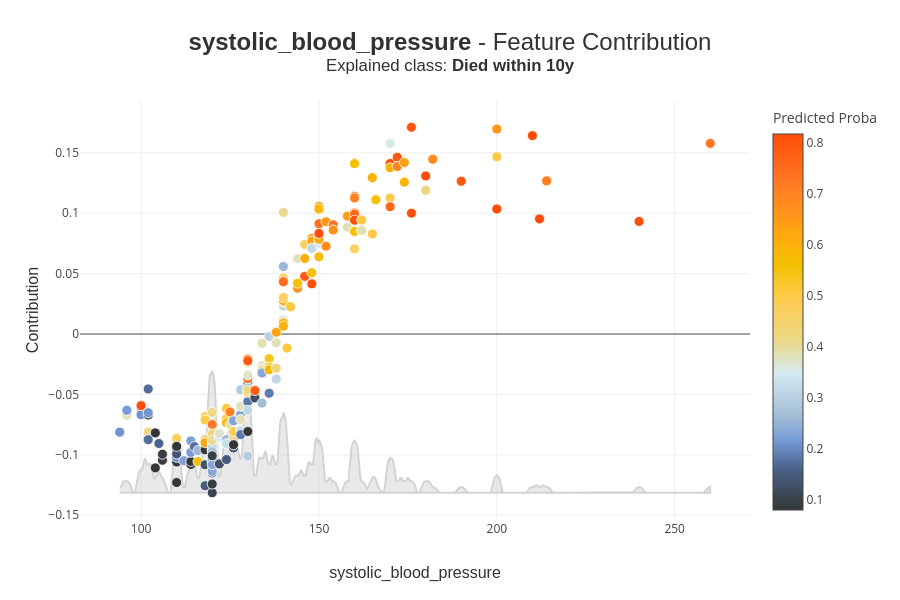

This figure's notebook cell:
### Code cell
RF_xpl.plot.contribution_plot("systolic_blood_pressure")

### Figure 1 — Plotly figure (JSON) as saved in the notebook; plotly's stock layout.template omitted (floating-point values rounded to 4 significant figures; data arrays with more than 128 entries replaced by an {"elided": "..."} marker saying what was removed)
{"data": [{"customdata": {"elided": "200x2 int values"}, "fill": "toself", "hoverinfo": "none", "hovertemplate": "<b>%{hovertext}</b><br />systolic_blood_pressure: %{customdata[0]}<br />Contribution: %{y:.4f}<extra></extra>", "line": {"color": "rgb(211, 211, 211)"}, "marker": {"line": {"color": "white", "width": 0.8}, "size": 10}, "showlegend": false, "type": "scatter", "x": {"elided": "2000 float values"}, "y": {"elided": "2000 float values"}}, {"customdata": {"elided": "200x2 int values"}, "hovertemplate": "<b>%{hovertext}</b><br />systolic_blood_pressure: %{customdata[0]}<br />Contribution: %{y:.4f}<extra></extra>", "hovertext": {"elided": "200 str values"}, "marker": {"color": {"elided": "200 float values"}, "coloraxis": "coloraxis", "line": {"color": "white", "width": 0.8}, "size": 10}, "mode": "markers", "showlegend": false, "type": "scatter", "x": {"elided": "200 float values"}, "y": {"elided": "200 float values"}}], "layout": {"boxmode": "group", "coloraxis": {"cmax": 0.8167, "cmin": 0.08, "colorbar": {"title": {"text": "Predicted Proba"}}, "colorscale": [[0, "rgb(52, 55, 54)"], [0.1118, "rgb(74, 99, 138)"], [0.1837, "rgb(116, 153, 214)"], [0.2475, "rgb(162, 188, 213)"], [0.3638, "rgb(212, 234, 242)"], [0.4525, "rgb(235, 216, 134)"], [0.5557, "rgb(255, 204, 83)"], [0.6529, "rgb(244, 192, 0)"], [0.7376, "rgb(255, 166, 17)"], [0.8647, "rgb(255, 123, 38)"], [1, "rgb(255, 77, 7)"]]}, "height": 600, "hovermode": "closest", "title": {"font": {"color": "rgb(50, 50, 50)", "family": "Arial, sans-serif", "size": 24}, "text": "<b>systolic_blood_pressure</b> - Feature Contribution<br><sup>Explained class: <b>Died within 10y</b></sup>", "x": 0.5, "xanchor": "center", "y": 0.9167, "yanchor": "middle"}, "width": 900, "xaxis": {"automargin": true, "title": {"font": {"color": "rgb(50, 50, 50)", "family": "Arial Black, Arial, sans-serif", "size": 16}, "text": "systolic_blood_pressure"}}, "yaxis": {"automargin": true, "title": {"font": {"color": "rgb(50, 50, 50)", "family": "Arial Black, Arial, sans-serif", "size": 16}, "text": "Contribution"}}}}
